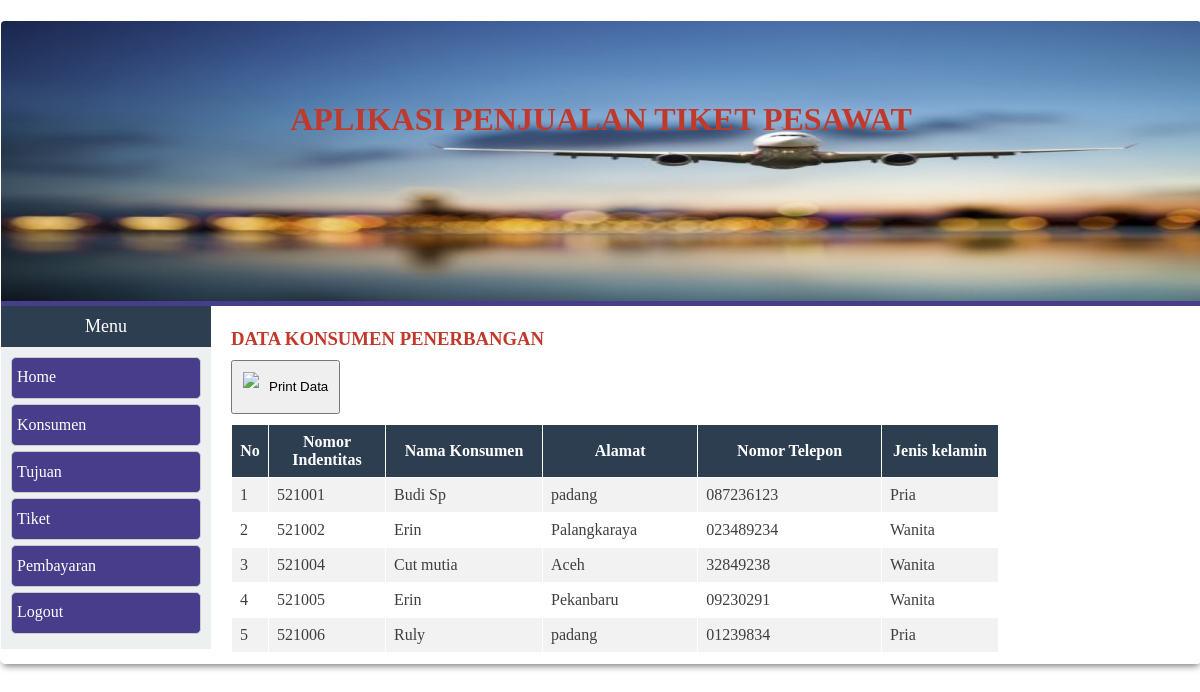
/lihatdatakonsumen.php (signed in), run on the app's committed database.
### tables this page shows
CREATE TABLE IF NOT EXISTS `tbl_konsumen` (
  `no_identitas` int(8) NOT NULL,
  `nama_konsumen` varchar(64) NOT NULL,
  `almt_komsumen` varchar(100) NOT NULL,
  `telepon` varchar(13) NOT NULL,
  `umur` int(2) NOT NULL,
  `jenis_kelamin` varchar(10) NOT NULL,
  `tmp_lahir` varchar(100) NOT NULL,
  `tanggal` date NOT NULL,
  `foto` varchar(100) NOT NULL,
  PRIMARY KEY  (`no_identitas`)
);

### lihatdatakonsumen.php (the view, shortened to what this page needs)
<?php
include('template/top.php');
include('template/navigasi.php');
?>
<div id="main">
	<div class="content">
		<h3>Data Konsumen Penerbangan</h3>
<button class="print" onclick="PrintDoc()"><img src="http://localhost/cibot/img/print.png">Print Data</button>
<table id="tabel"  border="1" cellpadding="3" >
	<tr>
		<th style="width: 20px;">No</th>
		<th style="width: 100px;">Nomor Indentitas</th>
		<th style="width: 140px;">Nama Konsumen</th>
		<th>Alamat</th>
		<th>Nomor Telepon</th>
		<th style="width: 100px;">Jenis kelamin</th>
	</tr>
	<?php include('koneksi/conn.php');
	$sql = "SELECT * FROM tbl_konsumen ORDER BY no_identitas ASC";
	$hasil=mysqli_query($conn,$sql) or die(mysqli_error());
	$no=1;
	while ($data = mysqli_fetch_array ($hasil)){
		$id=$data['no_identitas'];
		$nm=$data['nama_konsumen'];
		$jenis=$data['jenis_kelamin'];
		$alamat=$data['almt_komsumen'];
		$nohp=$data['telepon'];
		?>
		<tr>
			<td><?php echo $no++?></td>
			<td><?php echo $id;?></td>
			<td><?php echo $nm; ?></td>
			<td><?php echo $alamat; ?></td>
			<td><?php echo $nohp; ?></td>
			<td><?php echo $jenis; ?></td>
		</tr>
		<?php } ?>
	</table>
</div>
</div>
<?php include('template/footer.php'); ?>

### style.css (style rules this page uses)
* { padding: 0; margin: 0; }
#main { background-color: #000; }
.content { width: 960px; padding: 10px 0; float: left; margin-left: 20px; color: #403F3F; }
.content h3 { text-transform: uppercase; color: #c0392b; height: 20px; margin: 12px 0; }
table { border-collapse: collapse; width: 80%; }
th, td { border:1px solid #fff; text-align: left; padding: 8px; }
tr:nth-child(even) { background-color: #f2f2f2 }
th { background-color:#2c3e50; color: white; text-align: center; }
.print { padding: 10px; line-height: 30px; margin-bottom: 10px; }
.print img { padding-right: 10px; float: left; }

### data on the page
tbl_konsumen: no_identitas "521001", nama_konsumen "Budi Sp", almt_komsumen "padang", telepon "087236123", jenis_kelamin "Pria"
tbl_konsumen: no_identitas "521002", nama_konsumen "Erin", almt_komsumen "Palangkaraya", telepon "023489234", jenis_kelamin "Wanita"
tbl_konsumen: no_identitas "521004", nama_konsumen "Cut mutia", almt_komsumen "Aceh", telepon "32849238", jenis_kelamin "Wanita"
tbl_konsumen: no_identitas "521005", nama_konsumen "Erin", almt_komsumen "Pekanbaru", telepon "09230291", jenis_kelamin "Wanita"
tbl_konsumen: no_identitas "521006", nama_konsumen "Ruly", almt_komsumen "padang", telepon "01239834", jenis_kelamin "Pria"
